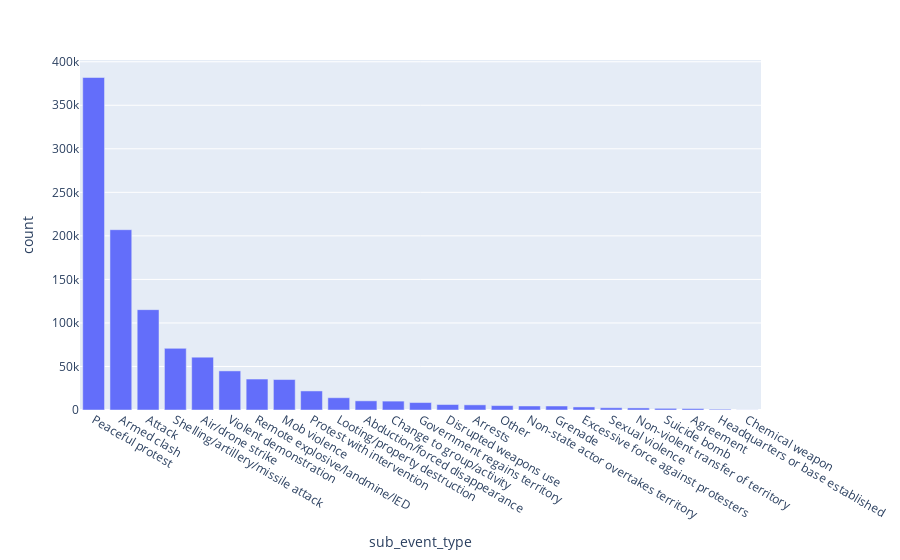

Notebook cell for this chart:
### Code cell
acled_counts = px.bar(acled,x='sub_event_type',y='count')
acled_counts.show()

### Figure 1 — Plotly figure (JSON) as saved in the notebook; plotly's stock layout.template omitted (floating-point values rounded to 4 significant figures)
{"data": [{"alignmentgroup": "True", "hovertemplate": "sub_event_type=%{x}<br>count=%{y}<extra></extra>", "legendgroup": "", "marker": {"color": "#636efa"}, "name": "", "offsetgroup": "", "orientation": "v", "showlegend": false, "textposition": "auto", "type": "bar", "x": ["Peaceful protest", "Armed clash", "Attack", "Shelling/artillery/missile attack", "Air/drone strike", "Violent demonstration", "Remote explosive/landmine/IED", "Mob violence", "Protest with intervention", "Looting/property destruction", "Abduction/forced disappearance", "Change to group/activity", "Government regains territory", "Disrupted weapons use", "Arrests", "Other", "Non-state actor overtakes territory", "Grenade", "Excessive force against protesters", "Sexual violence", "Non-violent transfer of territory", "Suicide bomb", "Agreement", "Headquarters or base established", "Chemical weapon"], "xaxis": "x", "y": [381908, 207104, 115266, 70804, 60718, 44906, 35560, 34985, 21897, 14106, 10509, 10210, 8558, 6294, 5911, 5060, 4620, 4584, 3498, 2597, 2380, 1905, 1694, 865, 110], "yaxis": "y"}], "layout": {"barmode": "relative", "legend": {"tracegroupgap": 0}, "margin": {"t": 60}, "xaxis": {"anchor": "y", "domain": [0, 1], "title": {"text": "sub_event_type"}}, "yaxis": {"anchor": "x", "domain": [0, 1], "title": {"text": "count"}}}}
